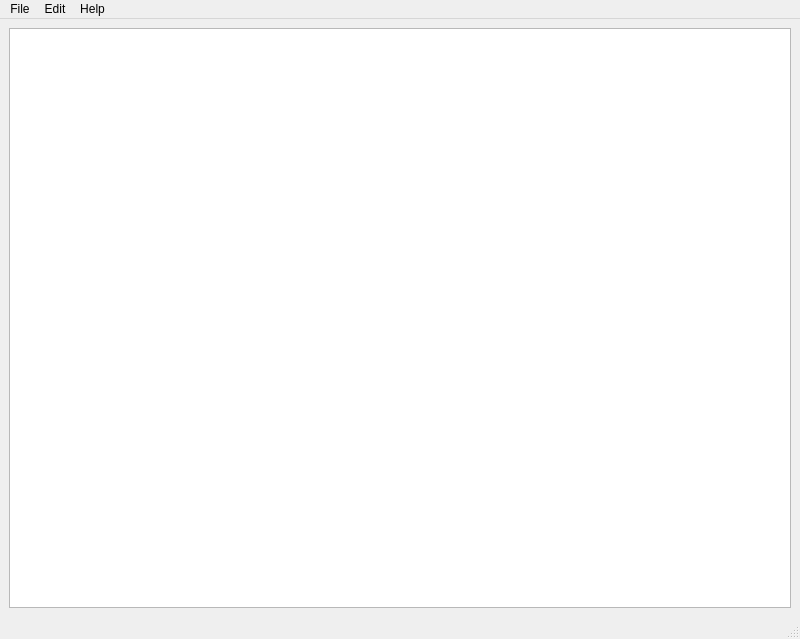
<?xml version="1.0" encoding="UTF-8"?>
<ui version="4.0">
 <class>MainWindow</class>
 <widget class="QMainWindow" name="MainWindow">
  <property name="geometry">
   <rect>
    <x>0</x>
    <y>0</y>
    <width>800</width>
    <height>639</height>
   </rect>
  </property>
  <property name="windowTitle">
   <string>MainWindow</string>
  </property>
  <widget class="QWidget" name="centralwidget">
   <layout class="QGridLayout" name="gridLayout">
    <item row="0" column="0">
     <widget class="QPlainTextEdit" name="plainTextEdit"/>
    </item>
   </layout>
  </widget>
  <widget class="QStatusBar" name="statusbar"/>
  <widget class="QMenuBar" name="menubar">
   <property name="geometry">
    <rect>
     <x>0</x>
     <y>0</y>
     <width>800</width>
     <height>22</height>
    </rect>
   </property>
   <widget class="QMenu" name="menuFile">
    <property name="title">
     <string>File</string>
    </property>
    <addaction name="actionOpen"/>
    <addaction name="actionSave_as"/>
    <addaction name="actionSave"/>
    <addaction name="actionExit"/>
   </widget>
   <widget class="QMenu" name="menuEdit">
    <property name="title">
     <string>Edit</string>
    </property>
    <addaction name="actionFonts"/>
   </widget>
   <widget class="QMenu" name="menuHelp">
    <property name="title">
     <string>Help</string>
    </property>
   </widget>
   <addaction name="menuFile"/>
   <addaction name="menuEdit"/>
   <addaction name="menuHelp"/>
  </widget>
  <action name="actionOpen">
   <property name="text">
    <string>Open</string>
   </property>
  </action>
  <action name="actionSave_as">
   <property name="text">
    <string>Save as</string>
   </property>
  </action>
  <action name="actionSave">
   <property name="text">
    <string>Save</string>
   </property>
  </action>
  <action name="actionExit">
   <property name="text">
    <string>Exit</string>
   </property>
  </action>
  <action name="actionFonts">
   <property name="text">
    <string>Fonts</string>
   </property>
  </action>
 </widget>
 <resources/>
 <connections/>
</ui>
